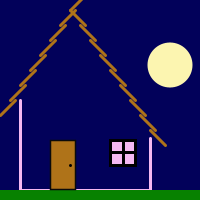
Frame 1 (no input)
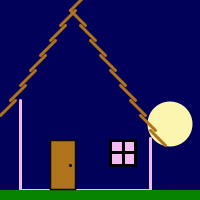
Frame 60 (the mouse pressed at the canvas centre just before this capture)
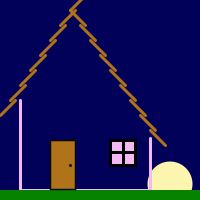
Frame 120 (the mouse held since frame 60 and released just before this capture)

The Processing sketch that drew these frames (run headless with seeded random() and noise(); from frame 60 on, the mouse is pressed at the canvas centre):

// Processing sketch: processing_96378
// ── processing_96378.pde

// Aline da Silva Lima
// Desenho feito com referência ao da colega de classe Roberta

int j=65;
void setup()
{
  size (200, 200);
}
 
void draw() {
  background(2,1,90);
 noStroke ();
fill(252,245,176);
 ellipse(170,j,45,45);
j++;
 
if (j==400)
{
  j=0;
   
}


  
 stroke(175,115,25);
  for (int x=15,y=100;x<140;x=x+10) {
        strokeWeight(3);
    line(x, y, x-15, y+15);
    y=y-15;

  }
  for (int x=70,y=10;x<160;x=x+10) {
        strokeWeight(3);
    line(x, y, x+15, y+15);
    y=y+15;
  }
  stroke(245,185,241);
  line(20, 100, 20, 190);
  line(20, 190, 150, 190);
  line(150, 138, 150, 190);
  noStroke();
      fill(7,129,0);
  rect(0,190,200,10);
   fill (175,115,25);
   stroke (10);
   strokeWeight (1.5);
  rect (50,140,25,49);
  stroke (0);
  strokeWeight (3);
     fill (245,185,241);
  rect (110,140,25,25);
  line (110,152,135,152);
  line (123,140,123,165);
  point (70,165);
  
}
